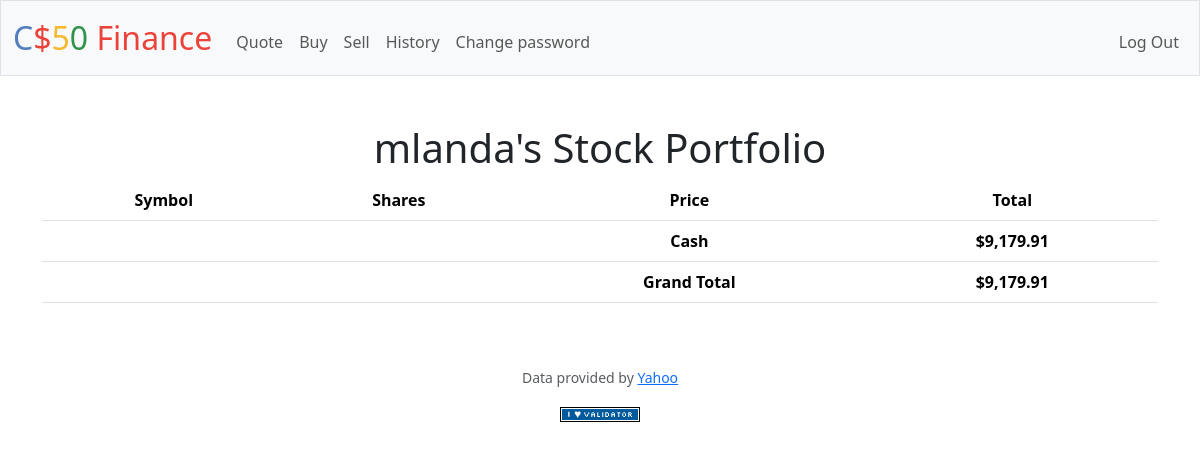
The page / (signed in) on the database its author committed.
### tables this page shows
CREATE TABLE users (id INTEGER PRIMARY KEY AUTOINCREMENT NOT NULL, username TEXT NOT NULL, hash TEXT NOT NULL, cash NUMERIC NOT NULL DEFAULT 10000.00);

### app.py (the view)
@app.route("/")
@login_required
def index():
    rows = db.execute("SELECT username, stock_symbol, quantity, cash, current_price FROM stocks s JOIN users u ON s.user_id=u.id WHERE s.user_id=? ORDER BY stock_symbol;",session["user_id"])
    stock_total = 0
    if rows:
        cash = rows[0]["cash"]
        for row in rows:
            row["current_price"] = lookup(row["stock_symbol"])["price"]
            stock_total += row["current_price"] * row["quantity"]
        return render_template("index.html", rows=rows, username=rows[0]["username"], cash=cash, stock_total=stock_total)
    else:
        cash = db.execute("SELECT cash FROM users WHERE id=?",session["user_id"])
        cash = cash[0]["cash"]
        username = db.execute("SELECT username FROM users WHERE id=?",session["user_id"])[0]["username"]
        return render_template("index.html", rows=rows, cash=cash, username=username, stock_total=0)

### app.py (called while the page is built)
@app.after_request
def after_request(response):
    response.headers["Cache-Control"] = "no-cache, no-store, must-revalidate"
    response.headers["Expires"] = 0
    response.headers["Pragma"] = "no-cache"
    return response

### helpers.py (called while the page is built)
def login_required(f):
    @wraps(f)
    def decorated_function(*args, **kwargs):
        if session.get("user_id") is None:
            return redirect("/login")
        return f(*args, **kwargs)
    return decorated_function

def usd(value):
    return f"${value:,.2f}"

### templates/index.html (shortened to what this page needs)
{% extends "layout.html" %}
{% block main %}
<h1>{{ username }}'s Stock Portfolio</h1>
<table class="table table-hover"">
  <thead>
    <tr>
      <th scope="col">Symbol</th>
      <th scope="col">Shares</th>
      <th scope="col">Price</th>
      <th scope="col">Total</th>
    </tr>
  </thead>
    <tfooter>
        <tr>
            <td></td>
            <td></td>
            <td><b>Cash</b></td>
            <td><b>{{ cash | usd}}</b></td>
        </tr>
        <td></td>
        <td></td>
        <td><b>Grand Total</b></td>
        <td><b>{{ (cash + stock_total) | usd }}</b></td>
    </tfooter>
</table>
{% endblock %}

### rows shown on the page
users: username "mlanda", cash "$9,179.91", (cash+stock_total)|usd "$9,179.91"
